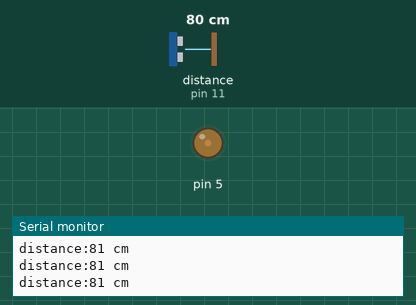
Recording of a sketch running on a simulated Arduino Uno, built with avr-gcc and run on an emulated ATmega328P. Shown: output pins drawn as LEDs (lit = HIGH), the last lines printed to the serial monitor. Inputs (shaded band) come from the test bench; at power-on: distance to the obstacle (sensor on pin 11) 80 cm. The echo pulse lasts 58.3 µs per cm.

Above: at 1.2 s.
1.3 s: distance to the obstacle (sensor on pin 11) set to 299 cm
At 2.5 s:
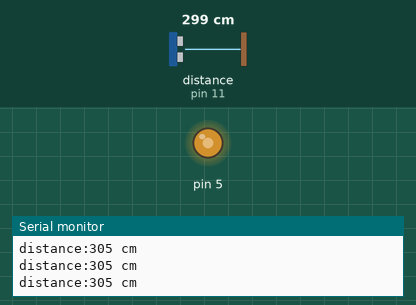
2.8 s: distance to the obstacle (sensor on pin 11) set to 120 cm
At 3.7 s:
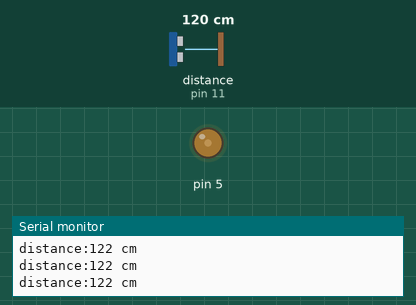
5.8 s: distance to the obstacle (sensor on pin 11) set to 2 cm
At 6.2 s:
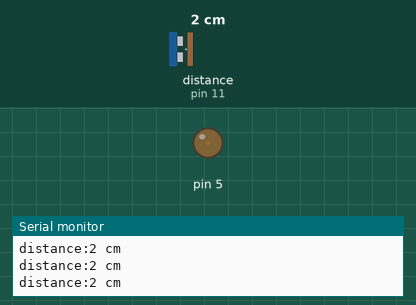
Timing chart, 0 to 8.8 s (numbered marks = the images above; inputs shaded):
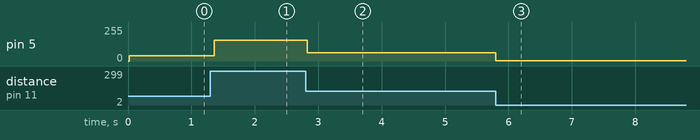

Measured:
- after the input at 1.3 s, pin 5: 41/255 → 155/255 after 0.06 s
- after the input at 2.8 s, pin 5: 155/255 → 62/255 at once
- after the input at 5.8 s, pin 5: 62/255 → 1/255 at once

The sketch:

New_Ping.ino
```cpp
#include "Arduino.h"
#include <NewPing.h>

int maxd = 500;
int trig = 12;
int echo = 11;
int val = 0;
NewPing sonar(trig, echo, maxd);//trigger, echo, maximum distance

void setup()
{
	Serial.begin(9600);
}

void loop()
{
	Serial.print("distance:");
	Serial.print(sonar.ping_cm());
	Serial.println(" cm");
	if(sonar.ping_cm()>=0)//makes sure that the distance number is valid (distances of less than zero are impossible)
	{

	analogWrite(5, map(sonar.ping_cm(),0,500,0,255));//maps the value so that the distance, which is normally between 0 and 500, becomes a number usable by the LED
	}
delay(20);
}
```
